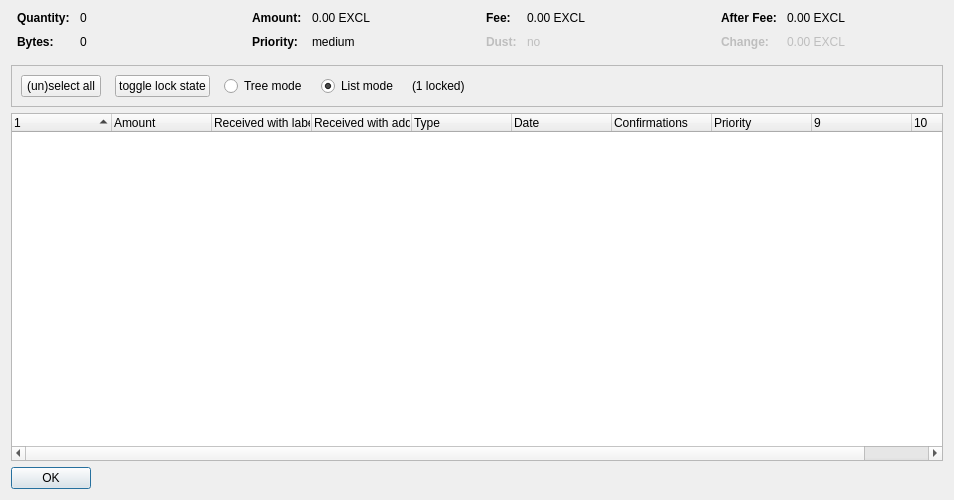
<?xml version="1.0" encoding="UTF-8"?>
<ui version="4.0">
 <class>CoinControlDialog</class>
 <widget class="QDialog" name="CoinControlDialog">
  <property name="geometry">
   <rect>
    <x>0</x>
    <y>0</y>
    <width>954</width>
    <height>500</height>
   </rect>
  </property>
  <property name="windowTitle">
   <string>Coin Selection</string>
  </property>
  <layout class="QVBoxLayout" name="verticalLayout">
   <item>
    <layout class="QHBoxLayout" name="horizontalLayoutTop" stretch="0,0,0,0">
     <property name="topMargin">
      <number>0</number>
     </property>
     <property name="bottomMargin">
      <number>10</number>
     </property>
     <item>
      <layout class="QFormLayout" name="formLayoutCoinControl1">
       <property name="horizontalSpacing">
        <number>10</number>
       </property>
       <property name="verticalSpacing">
        <number>10</number>
       </property>
       <property name="leftMargin">
        <number>6</number>
       </property>
       <property name="rightMargin">
        <number>6</number>
       </property>
       <item row="0" column="0">
        <widget class="QLabel" name="labelCoinControlQuantityText">
         <property name="font">
          <font>
           <weight>75</weight>
           <bold>true</bold>
          </font>
         </property>
         <property name="text">
          <string>Quantity:</string>
         </property>
        </widget>
       </item>
       <item row="0" column="1">
        <widget class="QLabel" name="labelCoinControlQuantity">
         <property name="cursor">
          <cursorShape>IBeamCursor</cursorShape>
         </property>
         <property name="contextMenuPolicy">
          <enum>Qt::ActionsContextMenu</enum>
         </property>
         <property name="text">
          <string notr="true">0</string>
         </property>
         <property name="textInteractionFlags">
          <set>Qt::LinksAccessibleByMouse|Qt::TextSelectableByKeyboard|Qt::TextSelectableByMouse</set>
         </property>
        </widget>
       </item>
       <item row="1" column="0">
        <widget class="QLabel" name="labelCoinControlBytesText">
         <property name="font">
          <font>
           <weight>75</weight>
           <bold>true</bold>
          </font>
         </property>
         <property name="text">
          <string>Bytes:</string>
         </property>
        </widget>
       </item>
       <item row="1" column="1">
        <widget class="QLabel" name="labelCoinControlBytes">
         <property name="cursor">
          <cursorShape>IBeamCursor</cursorShape>
         </property>
         <property name="contextMenuPolicy">
          <enum>Qt::ActionsContextMenu</enum>
         </property>
         <property name="text">
          <string notr="true">0</string>
         </property>
         <property name="textInteractionFlags">
          <set>Qt::LinksAccessibleByMouse|Qt::TextSelectableByKeyboard|Qt::TextSelectableByMouse</set>
         </property>
        </widget>
       </item>
      </layout>
     </item>
     <item>
      <layout class="QFormLayout" name="formLayoutCoinControl2">
       <property name="horizontalSpacing">
        <number>10</number>
       </property>
       <property name="verticalSpacing">
        <number>10</number>
       </property>
       <property name="leftMargin">
        <number>6</number>
       </property>
       <property name="rightMargin">
        <number>6</number>
       </property>
       <item row="0" column="0">
        <widget class="QLabel" name="labelCoinControlAmountText">
         <property name="font">
          <font>
           <weight>75</weight>
           <bold>true</bold>
          </font>
         </property>
         <property name="text">
          <string>Amount:</string>
         </property>
        </widget>
       </item>
       <item row="0" column="1">
        <widget class="QLabel" name="labelCoinControlAmount">
         <property name="cursor">
          <cursorShape>IBeamCursor</cursorShape>
         </property>
         <property name="contextMenuPolicy">
          <enum>Qt::ActionsContextMenu</enum>
         </property>
         <property name="text">
          <string notr="true">0.00 EXCL</string>
         </property>
         <property name="textInteractionFlags">
          <set>Qt::LinksAccessibleByMouse|Qt::TextSelectableByKeyboard|Qt::TextSelectableByMouse</set>
         </property>
        </widget>
       </item>
       <item row="1" column="0">
        <widget class="QLabel" name="labelCoinControlPriorityText">
         <property name="font">
          <font>
           <weight>75</weight>
           <bold>true</bold>
          </font>
         </property>
         <property name="text">
          <string>Priority:</string>
         </property>
        </widget>
       </item>
       <item row="1" column="1">
        <widget class="QLabel" name="labelCoinControlPriority">
         <property name="cursor">
          <cursorShape>IBeamCursor</cursorShape>
         </property>
         <property name="contextMenuPolicy">
          <enum>Qt::ActionsContextMenu</enum>
         </property>
         <property name="text">
          <string>medium</string>
         </property>
         <property name="textInteractionFlags">
          <set>Qt::LinksAccessibleByMouse|Qt::TextSelectableByKeyboard|Qt::TextSelectableByMouse</set>
         </property>
        </widget>
       </item>
      </layout>
     </item>
     <item>
      <layout class="QFormLayout" name="formLayoutCoinControl3">
       <property name="horizontalSpacing">
        <number>10</number>
       </property>
       <property name="verticalSpacing">
        <number>10</number>
       </property>
       <property name="leftMargin">
        <number>6</number>
       </property>
       <property name="rightMargin">
        <number>6</number>
       </property>
       <item row="0" column="0">
        <widget class="QLabel" name="labelCoinControlFeeText">
         <property name="font">
          <font>
           <weight>75</weight>
           <bold>true</bold>
          </font>
         </property>
         <property name="text">
          <string>Fee:</string>
         </property>
        </widget>
       </item>
       <item row="0" column="1">
        <widget class="QLabel" name="labelCoinControlFee">
         <property name="cursor">
          <cursorShape>IBeamCursor</cursorShape>
         </property>
         <property name="contextMenuPolicy">
          <enum>Qt::ActionsContextMenu</enum>
         </property>
         <property name="text">
          <string notr="true">0.00 EXCL</string>
         </property>
         <property name="textInteractionFlags">
          <set>Qt::LinksAccessibleByMouse|Qt::TextSelectableByKeyboard|Qt::TextSelectableByMouse</set>
         </property>
        </widget>
       </item>
       <item row="1" column="0">
        <widget class="QLabel" name="labelCoinControlLowOutputText">
         <property name="enabled">
          <bool>false</bool>
         </property>
         <property name="font">
          <font>
           <weight>75</weight>
           <bold>true</bold>
          </font>
         </property>
         <property name="text">
          <string>Dust:</string>
         </property>
        </widget>
       </item>
       <item row="1" column="1">
        <widget class="QLabel" name="labelCoinControlLowOutput">
         <property name="enabled">
          <bool>false</bool>
         </property>
         <property name="cursor">
          <cursorShape>IBeamCursor</cursorShape>
         </property>
         <property name="contextMenuPolicy">
          <enum>Qt::ActionsContextMenu</enum>
         </property>
         <property name="text">
          <string>no</string>
         </property>
         <property name="textInteractionFlags">
          <set>Qt::LinksAccessibleByMouse|Qt::TextSelectableByKeyboard|Qt::TextSelectableByMouse</set>
         </property>
        </widget>
       </item>
      </layout>
     </item>
     <item>
      <layout class="QFormLayout" name="formLayoutCoinControl4">
       <property name="horizontalSpacing">
        <number>10</number>
       </property>
       <property name="verticalSpacing">
        <number>10</number>
       </property>
       <property name="leftMargin">
        <number>6</number>
       </property>
       <property name="rightMargin">
        <number>6</number>
       </property>
       <item row="0" column="0">
        <widget class="QLabel" name="labelCoinControlAfterFeeText">
         <property name="font">
          <font>
           <weight>75</weight>
           <bold>true</bold>
          </font>
         </property>
         <property name="text">
          <string>After Fee:</string>
         </property>
        </widget>
       </item>
       <item row="0" column="1">
        <widget class="QLabel" name="labelCoinControlAfterFee">
         <property name="cursor">
          <cursorShape>IBeamCursor</cursorShape>
         </property>
         <property name="contextMenuPolicy">
          <enum>Qt::ActionsContextMenu</enum>
         </property>
         <property name="text">
          <string notr="true">0.00 EXCL</string>
         </property>
         <property name="textInteractionFlags">
          <set>Qt::LinksAccessibleByMouse|Qt::TextSelectableByKeyboard|Qt::TextSelectableByMouse</set>
         </property>
        </widget>
       </item>
       <item row="1" column="0">
        <widget class="QLabel" name="labelCoinControlChangeText">
         <property name="enabled">
          <bool>false</bool>
         </property>
         <property name="font">
          <font>
           <weight>75</weight>
           <bold>true</bold>
          </font>
         </property>
         <property name="text">
          <string>Change:</string>
         </property>
        </widget>
       </item>
       <item row="1" column="1">
        <widget class="QLabel" name="labelCoinControlChange">
         <property name="enabled">
          <bool>false</bool>
         </property>
         <property name="cursor">
          <cursorShape>IBeamCursor</cursorShape>
         </property>
         <property name="contextMenuPolicy">
          <enum>Qt::ActionsContextMenu</enum>
         </property>
         <property name="text">
          <string notr="true">0.00 EXCL</string>
         </property>
         <property name="textInteractionFlags">
          <set>Qt::LinksAccessibleByMouse|Qt::TextSelectableByKeyboard|Qt::TextSelectableByMouse</set>
         </property>
        </widget>
       </item>
      </layout>
     </item>
    </layout>
   </item>
   <item>
    <widget class="QFrame" name="frame">
     <property name="minimumSize">
      <size>
       <width>0</width>
       <height>40</height>
      </size>
     </property>
     <property name="frameShape">
      <enum>QFrame::StyledPanel</enum>
     </property>
     <property name="frameShadow">
      <enum>QFrame::Sunken</enum>
     </property>
     <layout class="QHBoxLayout" name="horizontalLayout">
      <item>
       <layout class="QHBoxLayout" name="horizontalLayoutPanel" stretch="0,0,0,0,0,0">
        <property name="spacing">
         <number>14</number>
        </property>
        <item>
         <widget class="QPushButton" name="pushButtonSelectAll">
          <property name="sizePolicy">
           <sizepolicy hsizetype="Maximum" vsizetype="Fixed">
            <horstretch>0</horstretch>
            <verstretch>0</verstretch>
           </sizepolicy>
          </property>
          <property name="text">
           <string>(un)select all</string>
          </property>
          <property name="autoDefault">
           <bool>false</bool>
          </property>
         </widget>
        </item>
        <item>
         <widget class="QPushButton" name="pushButtonToggleLock">
          <property name="sizePolicy">
           <sizepolicy hsizetype="Maximum" vsizetype="Fixed">
            <horstretch>0</horstretch>
            <verstretch>0</verstretch>
           </sizepolicy>
          </property>
          <property name="text">
           <string>toggle lock state</string>
          </property>
          <property name="autoDefault">
           <bool>false</bool>
          </property>
         </widget>
        </item>
        <item>
         <widget class="QRadioButton" name="radioTreeMode">
          <property name="sizePolicy">
           <sizepolicy hsizetype="Maximum" vsizetype="Fixed">
            <horstretch>0</horstretch>
            <verstretch>0</verstretch>
           </sizepolicy>
          </property>
          <property name="text">
           <string>Tree mode</string>
          </property>
         </widget>
        </item>
        <item>
         <widget class="QRadioButton" name="radioListMode">
          <property name="sizePolicy">
           <sizepolicy hsizetype="Maximum" vsizetype="Fixed">
            <horstretch>0</horstretch>
            <verstretch>0</verstretch>
           </sizepolicy>
          </property>
          <property name="text">
           <string>List mode</string>
          </property>
          <property name="checked">
           <bool>true</bool>
          </property>
         </widget>
        </item>
        <item>
         <widget class="QLabel" name="labelLocked">
          <property name="text">
           <string>(1 locked)</string>
          </property>
         </widget>
        </item>
        <item>
         <spacer name="horizontalSpacer">
          <property name="orientation">
           <enum>Qt::Horizontal</enum>
          </property>
          <property name="sizeHint" stdset="0">
           <size>
            <width>40</width>
            <height>20</height>
           </size>
          </property>
         </spacer>
        </item>
       </layout>
      </item>
     </layout>
    </widget>
   </item>
   <item>
    <widget class="CoinControlTreeWidget" name="treeWidget">
     <property name="contextMenuPolicy">
      <enum>Qt::CustomContextMenu</enum>
     </property>
     <property name="sortingEnabled">
      <bool>false</bool>
     </property>
     <property name="columnCount">
      <number>10</number>
     </property>
     <attribute name="headerShowSortIndicator" stdset="0">
      <bool>true</bool>
     </attribute>
     <attribute name="headerStretchLastSection">
      <bool>false</bool>
     </attribute>
     <column>
      <property name="text">
       <string/>
      </property>
     </column>
     <column>
      <property name="text">
       <string>Amount</string>
      </property>
     </column>
     <column>
      <property name="text">
       <string>Received with label</string>
      </property>
     </column>
     <column>
      <property name="text">
       <string>Received with address</string>
      </property>
     </column>
     <column>
      <property name="text">
       <string>Type</string>
      </property>
     </column>
     <column>
      <property name="text">
       <string>Date</string>
      </property>
     </column>
     <column>
      <property name="text">
       <string>Confirmations</string>
      </property>
      <property name="toolTip">
       <string>Confirmed</string>
      </property>
     </column>
     <column>
      <property name="text">
       <string>Priority</string>
      </property>
     </column>
     <column>
      <property name="text">
       <string/>
      </property>
     </column>
     <column>
      <property name="text">
       <string/>
      </property>
     </column>
    </widget>
   </item>
   <item>
    <widget class="QDialogButtonBox" name="buttonBox">
     <property name="sizePolicy">
      <sizepolicy hsizetype="Maximum" vsizetype="Fixed">
       <horstretch>0</horstretch>
       <verstretch>0</verstretch>
      </sizepolicy>
     </property>
     <property name="orientation">
      <enum>Qt::Horizontal</enum>
     </property>
     <property name="standardButtons">
      <set>QDialogButtonBox::Ok</set>
     </property>
    </widget>
   </item>
  </layout>
 </widget>
 <customwidgets>
  <customwidget>
   <class>CoinControlTreeWidget</class>
   <extends>QTreeWidget</extends>
   <header>coincontroltreewidget.h</header>
  </customwidget>
 </customwidgets>
 <resources/>
 <connections/>
</ui>
